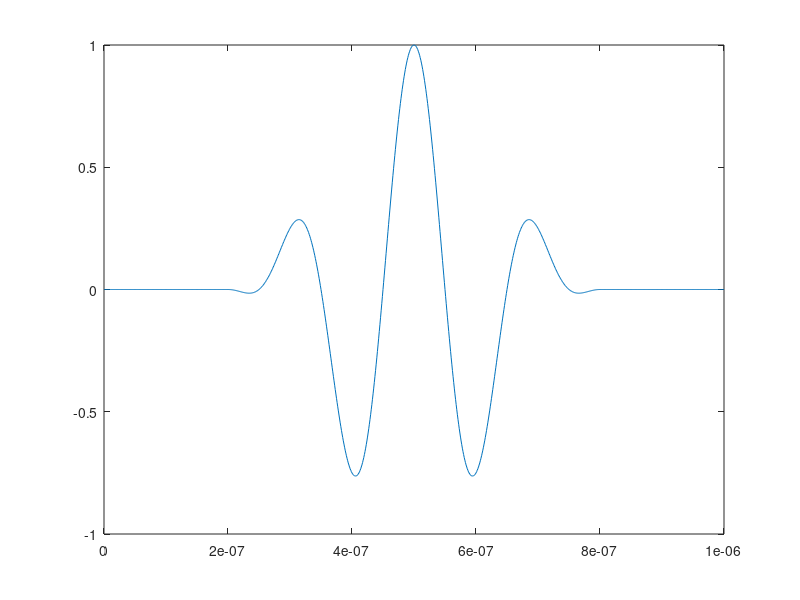

Here is the MATLAB script that generated this plot: (Note: this script raises an error after producing the figure.)
clear;
close all;
clc
fclose all;

PogoFilename = 'test_3D';

% Stimulation signal
frequency    = 5e6;% unit: Hz
cycles       = 3;
timedelay    = 2e-7;
timestep     = 1e-9;
endtime      = 1e-6;
phase        = -pi/2;
windowlength = cycles/(frequency);

tb_signal(:,1) = (0:timestep:endtime)';
tb_signal(:,2) = 0;

% Generate toneburst signal
signal = ...
    0.5 * (1 - cos(2*pi*frequency/cycles*tb_signal(1:round(windowlength/timestep+1),1)))...
    .*sin((2*pi*frequency*tb_signal(1:round(windowlength/timestep+1),1))+phase);

% Adjust delay
tb_signal(round(timedelay/timestep+1):round((timedelay+windowlength)/timestep+1), 2) = signal;

% for dispalying the signal
plot(tb_signal(:,1), tb_signal(:,2));

%% Generating cubic and meshes
% Grid definition
nx = 1e2;
ny = 1e2;
nz = 0.2e2;
dx = 2e-5; 
dy = 2e-5;
dz = 2e-5;
model = genGrid3D(nx, ny, nz, dx, dy, dz);
model.elTypes{1}.name       = 'C3D8R';
model.elTypes{1}.paramsType = 0;
model.nDims                 = 3; % default 3D 
model.nDofPerNode           = 3;
model.elTypeRefs            = ones(length(model.elNodes(1,:)),1);
model.matTypeRefs = ones(length(model.elNodes(1,:)), 1); % water medium

% ********** define a center out of function for acceleration
% Preallocate array for faster execution
elementCount = length(model.elNodes(1,:));
center       = zeros(elementCount, 3);
% Calculate all centers at once
for i = 1: size(model.elNodes, 1)
    center = center + model.nodePos(:, model.elNodes(i, :))';
end
center = center / size(model.elNodes, 1);
 
centerX = 0;
centerY = 0;
centerZ = min(model.nodePos(3,:));  % Starting at the bottom
hexCenter = [centerX, centerY, centerZ];
hexDepth = nz * dz;
hexSideLength = 5e-4; % Example side length, adjust based on your requirements
material_name = 2;

% Define your model's central point offset
center_offset = [0, -1e-3];
num_rows = 4; % The number of rows you want
hex_centers = fx_calculate_honeycomb_centers(num_rows, hexSideLength, center_offset);

for i = 1:size(hex_centers, 1)
    hexCenter = hex_centers(i, :);
    model = fx_assign_material_to_hex_cylinder(model, center, [hexCenter centerZ], hexDepth, hexSideLength, material_name);
end

% test functions
clc;
close all;
flag_plotelements = 1;
fx_display_model(model, flag_plotelements);

%% Settings except for material
model.prec    = 8;      % Precision
model.runName = 'Job';
model.nt      = 4e3;
model.dt      = timestep;

%% Material settings
% For isotropi49c material
%-----------------------------------------------------%
cWater = 1500; rhoWater = 1000; visc = 0;

% 
model.matTypes{1,1}.paramsType  = 5; % water media
model.matTypes{1,1}.paramValues = [cWater, rhoWater, visc];

% ********** uncomment below to change it to solid elastic material type
% virtual water
model.matTypes{2,1}.paramsType  = 0;
E = cWater^2 * rhoWater;
model.matTypes{2,1}.paramValues = [E, 0, rhoWater];

%% Generator
model.shots{1, 1}.ntSig = length(tb_signal);
model.shots{1, 1}.dtSig = tb_signal(2, 1) - tb_signal(1, 1);

Element_size = dx;

% Plane wave
diameter = 5e-4;
z_loc    = min(model.nodePos(3,:)); % minimum position along z axis

center = [    ...
    mean(model.nodePos(1, :)) ...
    mean(model.nodePos(2, :)) ...
    z_loc];

% Plane wave
dis_to_center = (model.nodePos(1, :) - center(1)).^2 + ...
    (model.nodePos(2, :) - center(2)).^2 + ...
    (model.nodePos(3, :) - center(3)).^2;

node_index_generator = find(   ...
    model.nodePos(3, :) == z_loc & ...
    dis_to_center <= (diameter/2).^2);

% % point generation
% node_index_generator = find( ...
%     model.nodePos(1, :) == min(abs(model.nodePos(1,:))) & ...
%     model.nodePos(2, :) == min(abs(model.nodePos(2,:))) & ...
%     model.nodePos(3, :) == min(model.nodePos(3,:)) ...
%     );

% % set the point generator to solid elastic material
% node_surface = find(model.nodePos(3, :) >= min(model.nodePos(3,:)) & ...
%     model.nodePos(3, :) < min(model.nodePos(3,:)) + dz * 50);
% model.matTypeRefs(node_surface) = 2;

model.shots{1, 1}.sigs{1, 1}.sigType    = 0; % 0 - force, 1 - displacement
model.shots{1, 1}.sigs{1, 1}.isDofGroup = 0;
model.shots{1, 1}.sigs{1, 1}.dofSpec    = ones(length(node_index_generator),1) * 3;
model.shots{1, 1}.sigs{1, 1}.nodeSpec   = node_index_generator';
model.shots{1, 1}.sigs{1, 1}.sigAmps    = ones(length(model.shots{1}.sigs{1}.dofSpec),1)*1e-13;
model.shots{1, 1}.sigs{1, 1}.sig        = tb_signal(:,2)';

%% Receiver
node_index_receiver = node_index_generator;

model.measSets{1, 1}.name       = 'main';
model.measSets{1, 1}.isDofGroup = 0;
model.measSets{1, 1}.measDof    = repmat((1:model.nDims)',length(node_index_receiver),1);
model.measSets{1, 1}.measNodes  = reshape(repmat(node_index_receiver,model.nDims,1),length(node_index_receiver)*model.nDims,1);
model.measFreq  = 1;
model.measStart = 1; 
model.fieldStoreIncs  = round((1:1:30) / 30 * model.nt)';
node_num              = length(model.nodePos);
model.fieldStoreNodes = round((1:1e6) / 1e6 * node_num)';



%% Save pogo-inp file
savePogoInp(sprintf([PogoFilename,'.pogo-inp']), model, 1, 15);  % new version POGO

disp(".pogo-inp saved");

close all;
